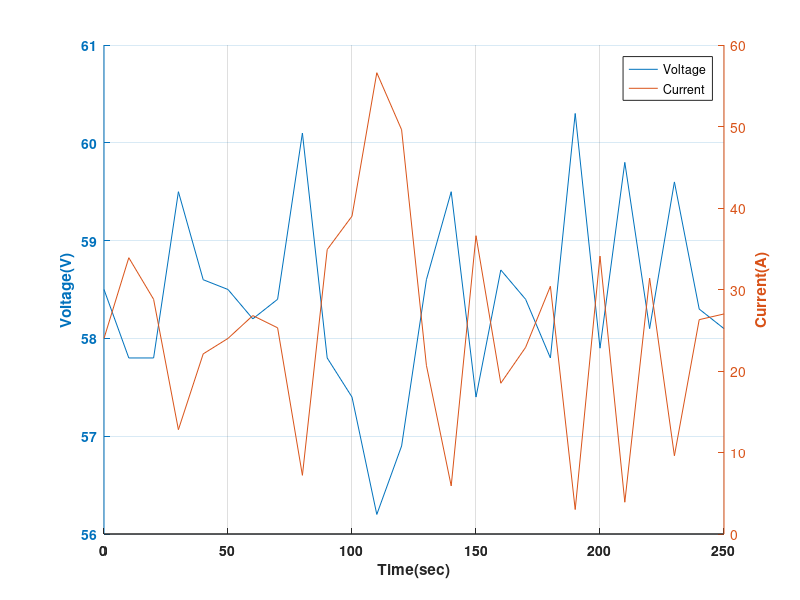

Write MATLAB code to recreate this figure.
clc;
clear all;
close all;
voltage = [58.5 57.8 57.8 59.5 58.6 58.5 58.2 58.4 60.1 57.8 57.4 56.2 56.9 58.6 59.5 57.4 58.7 58.4 57.8 60.3 57.9 59.8 58.1 59.6 58.3 58.1];
current = [24.0 33.9 28.8 12.8 22.1 24 26.8 25.3 7.2 34.9 39 56.6 49.6 20.7 5.9 36.6 18.5 22.9 30.4 3.0 34.1 3.9 31.4 9.6 26.3 27];
time = 0:10:250;
hold on
%figure(1)
%plot(time,voltage,time,current,'linewidth',2),xlabel('Time(sec)','FontWeight','bold'),ylabel('Voltage(V)','FontWeight','bold'),grid on,title('Voltage vs Time ','FontWeight','bold'),set(gca,'FontWeight','bold')
[ax,p1,p2] = plotyy(time,voltage,time,current,'plot'),grid on
legend('Voltage','Current')

xlabel(ax(1),'Time(sec)','FontWeight','bold'),set(gca,'FontWeight','bold') % label x-axis
ylabel(ax(1),'Voltage(V)','FontWeight','bold'),set(gca,'FontWeight','bold') % label left y-axis
ylabel(ax(2),'Current(A)','FontWeight','bold'),set(gca,'FontWeight','bold')